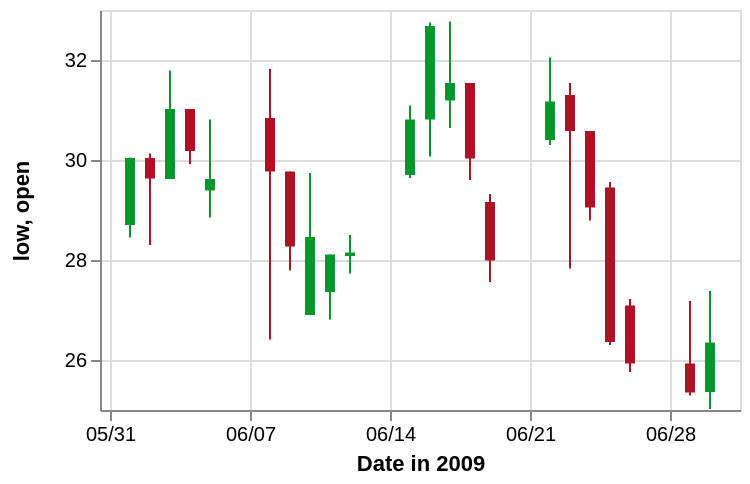

The Vega-Lite source for this figure:
### Vega specification from a JSON file in a GitHub repository (floating-point values rounded to 4 significant figures)
{"$schema": "https://vega.github.io/schema/vega/v3.0.json", "description": "A candlestick chart inspired from Protovis(http://mbostock.github.io/protovis/ex/candlestick.html)", "autosize": "pad", "padding": 5, "width": 320, "height": 200, "style": "cell", "data": [{"name": "source_0", "values": [{"date": "01-Jun-2009", "open": 28.7, "high": 30.05, "low": 28.45, "close": 30.04, "signal": "short", "ret": -4.894}, {"date": "02-Jun-2009", "open": 30.04, "high": 30.13, "low": 28.3, "close": 29.63, "signal": "short", "ret": -0.3226}, {"date": "03-Jun-2009", "open": 29.62, "high": 31.79, "low": 29.62, "close": 31.02, "signal": "short", "ret": 3.687}, {"date": "04-Jun-2009", "open": 31.02, "high": 31.02, "low": 29.92, "close": 30.18, "signal": "short", "ret": 4.51}, {"date": "05-Jun-2009", "open": 29.39, "high": 30.81, "low": 28.85, "close": 29.62, "signal": "short", "ret": 6.084}, {"date": "08-Jun-2009", "open": 30.84, "high": 31.82, "low": 26.41, "close": 29.77, "signal": "short", "ret": 1.254}, {"date": "09-Jun-2009", "open": 29.77, "high": 29.77, "low": 27.79, "close": 28.27, "signal": "short", "ret": -5.024}, {"date": "10-Jun-2009", "open": 26.9, "high": 29.74, "low": 26.9, "close": 28.46, "signal": "short", "ret": -5.466}, {"date": "11-Jun-2009", "open": 27.36, "high": 28.11, "low": 26.81, "close": 28.11, "signal": "short", "ret": -8.374}, {"date": "12-Jun-2009", "open": 28.08, "high": 28.5, "low": 27.73, "close": 28.15, "signal": "short", "ret": -5.528}, {"date": "15-Jun-2009", "open": 29.7, "high": 31.09, "low": 29.64, "close": 30.81, "signal": "long", "ret": 3.492}, {"date": "16-Jun-2009", "open": 30.81, "high": 32.75, "low": 30.07, "close": 32.68, "signal": "short", "ret": 0.155}, {"date": "17-Jun-2009", "open": 31.19, "high": 32.77, "low": 30.64, "close": 31.54, "signal": "short", "ret": 5.828}, {"date": "18-Jun-2009", "open": 31.54, "high": 31.54, "low": 29.6, "close": 30.03, "signal": "short", "ret": 8.176}, {"date": "19-Jun-2009", "open": 29.16, "high": 29.32, "low": 27.56, "close": 27.99, "signal": "short", "ret": 8.599}, {"date": "22-Jun-2009", "open": 30.4, "high": 32.05, "low": 30.3, "close": 31.17, "signal": "short", "ret": 15.49}, {"date": "23-Jun-2009", "open": 31.3, "high": 31.54, "low": 27.83, "close": 30.58, "signal": "short", "ret": 11.74}, {"date": "24-Jun-2009", "open": 30.58, "high": 30.58, "low": 28.79, "close": 29.05, "signal": "long", "ret": -10.42}, {"date": "25-Jun-2009", "open": 29.45, "high": 29.56, "low": 26.3, "close": 26.36, "signal": "long", "ret": 0}, {"date": "26-Jun-2009", "open": 27.09, "high": 27.22, "low": 25.76, "close": 25.93, "signal": "long", "ret": 0}, {"date": "29-Jun-2009", "open": 25.93, "high": 27.18, "low": 25.29, "close": 25.35, "signal": "long", "ret": 5.263}, {"date": "30-Jun-2009", "open": 25.36, "high": 27.38, "low": 25.02, "close": 26.35, "signal": "long", "ret": 6.738}]}, {"name": "data_0", "source": "source_0", "transform": [{"type": "formula", "expr": "datum.open < datum.close", "as": "isIncrease"}]}, {"name": "data_1", "source": "data_0", "transform": [{"type": "formula", "expr": "toDate(datum[\"date\"])", "as": "date"}, {"type": "formula", "expr": "toNumber(datum[\"low\"])", "as": "low"}, {"type": "formula", "expr": "toNumber(datum[\"high\"])", "as": "high"}, {"type": "formula", "as": "yearmonthdate_date", "expr": "datetime(year(datum[\"date\"]), month(datum[\"date\"]), date(datum[\"date\"]), 0, 0, 0, 0)"}, {"type": "filter", "expr": "datum[\"yearmonthdate_date\"] !== null && !isNaN(datum[\"yearmonthdate_date\"]) && datum[\"low\"] !== null && !isNaN(datum[\"low\"])"}]}, {"name": "data_2", "source": "data_0", "transform": [{"type": "formula", "expr": "toDate(datum[\"date\"])", "as": "date"}, {"type": "formula", "expr": "toNumber(datum[\"open\"])", "as": "open"}, {"type": "formula", "expr": "toNumber(datum[\"close\"])", "as": "close"}, {"type": "formula", "as": "yearmonthdate_date", "expr": "datetime(year(datum[\"date\"]), month(datum[\"date\"]), date(datum[\"date\"]), 0, 0, 0, 0)"}, {"type": "filter", "expr": "datum[\"yearmonthdate_date\"] !== null && !isNaN(datum[\"yearmonthdate_date\"]) && datum[\"open\"] !== null && !isNaN(datum[\"open\"])"}]}], "marks": [{"name": "layer_0_marks", "type": "rule", "style": ["rule"], "from": {"data": "data_1"}, "encode": {"update": {"x": {"scale": "x", "field": "yearmonthdate_date"}, "y": {"scale": "y", "field": "low"}, "y2": {"scale": "y", "field": "high"}, "stroke": {"scale": "color", "field": "isIncrease"}}}}, {"name": "layer_1_marks", "type": "rect", "style": ["bar"], "from": {"data": "data_2"}, "encode": {"update": {"xc": {"scale": "x", "field": "yearmonthdate_date"}, "width": {"value": 5}, "y": {"scale": "y", "field": "open"}, "y2": {"scale": "y", "field": "close"}, "fill": {"scale": "color", "field": "isIncrease"}}}}], "scales": [{"name": "x", "type": "time", "domain": {"fields": [{"signal": "{data: datetime(2009, 4, 31, 0, 0, 0, 0)}"}, {"signal": "{data: datetime(2009, 6, 1, 0, 0, 0, 0)}"}, {"data": "data_2", "field": "yearmonthdate_date"}], "sort": true}, "range": [0, {"signal": "width"}], "padding": 5}, {"name": "y", "type": "linear", "domain": {"fields": [{"data": "data_1", "field": "low"}, {"data": "data_1", "field": "high"}, {"data": "data_2", "field": "open"}, {"data": "data_2", "field": "close"}], "sort": true}, "range": [{"signal": "height"}, 0], "zero": false, "nice": true}, {"name": "color", "type": "ordinal", "domain": {"fields": [{"data": "data_1", "field": "isIncrease"}, {"data": "data_2", "field": "isIncrease"}], "sort": true}, "range": ["#ae1325", "#06982d"]}], "axes": [{"title": "Date in 2009", "scale": "x", "orient": "bottom", "labelFlush": true, "labelOverlap": true, "tickCount": {"signal": "ceil(width/40)"}, "zindex": 1, "encode": {"labels": {"update": {"text": {"signal": "timeFormat(datum.value, '%m/%d')"}}}}}, {"scale": "x", "orient": "bottom", "domain": false, "grid": true, "labels": false, "maxExtent": 0, "minExtent": 0, "tickCount": {"signal": "ceil(width/40)"}, "ticks": false, "zindex": 0, "gridScale": "y"}, {"scale": "y", "orient": "left", "labelOverlap": true, "tickCount": {"signal": "ceil(height/40)"}, "title": "low, open", "zindex": 1}, {"scale": "y", "orient": "left", "domain": false, "grid": true, "labels": false, "maxExtent": 0, "minExtent": 0, "tickCount": {"signal": "ceil(height/40)"}, "ticks": false, "zindex": 0, "gridScale": "x"}], "config": {"axisY": {"minExtent": 30}}}
